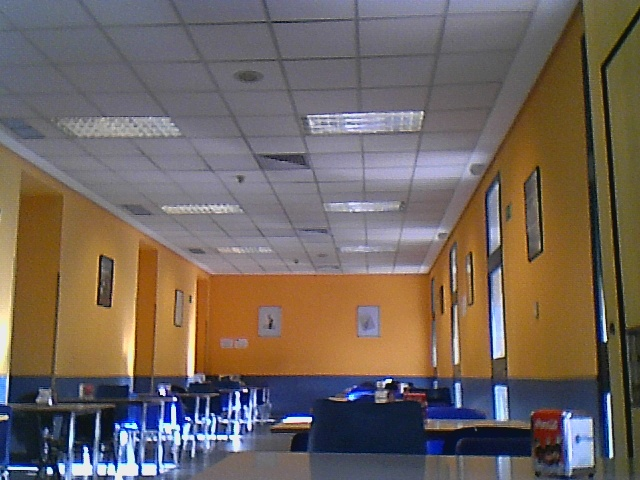
//> input picture code/learning/c++opencv/background_removval/background.jpg, 640 x 480 px
$ ./background_removal   (built with g++ and OpenCV 4)
//> lines starting //> are read from the running program, lines starting //| are printed output that depends on the picture
#include<opencv2/opencv.hpp>
#include<iostream>
#include<vector>

//to compile in terminal: g++ background_removal.cpp `pkg-config --cflags --libs opencv` -o background

using namespace cv;
using namespace std;

int main ()
{
	Mat back, fore, diff;
	back=imread("background.jpg");
//> back is the input picture: 480 rows x 640 cols, CV_8UC3; mean B, G, R 94.5, 101.6, 113.6
	fore=imread("irene.jpg");
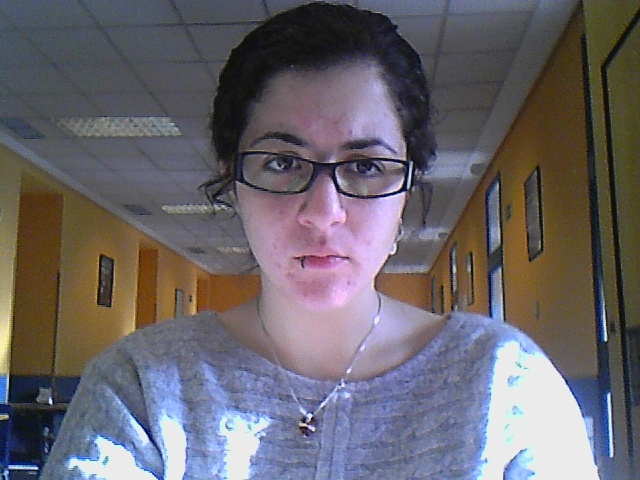
//> input picture code/learning/c++opencv/background_removval/irene.jpg, 640 x 480 px
//> fore is the input picture: 480 rows x 640 cols, CV_8UC3; mean B, G, R 106.9, 100.7, 105.4

	GaussianBlur(back, back, cv::Size (11, 11), 0);
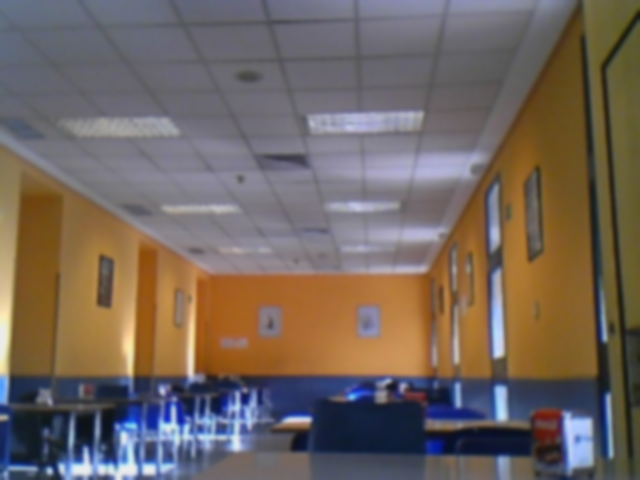
//> back: 480 rows x 640 cols, CV_8UC3; mean B, G, R 94.4, 101.6, 113.6
	GaussianBlur(fore, fore, cv::Size (11, 11), 0);
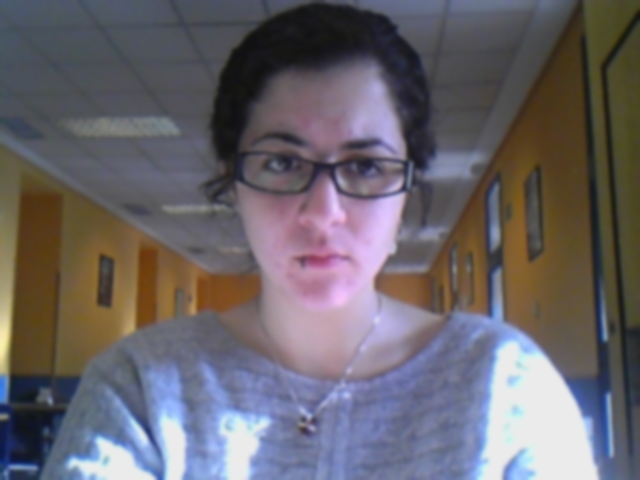
//> fore: 480 rows x 640 cols, CV_8UC3; mean B, G, R 106.9, 100.7, 105.4


	absdiff(fore,back,diff);// Absolute differences between the 2 images
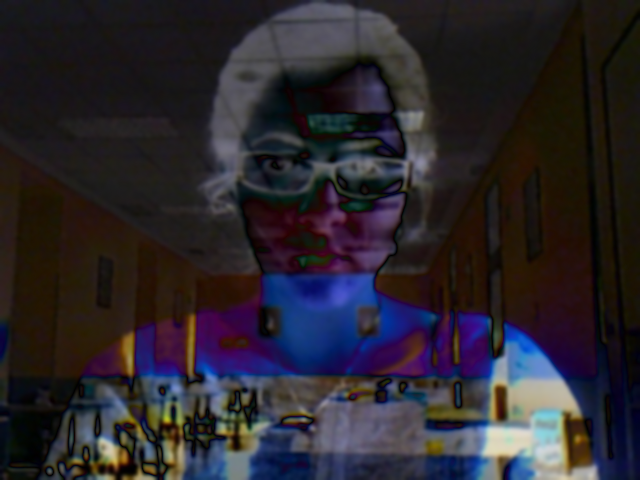
//> diff: 480 rows x 640 cols, CV_8UC3; mean B, G, R 44.3, 37.7, 42.3
		//cv::threshold(diff,diff,15,255,CV_THRESH_BINARY); // set threshold to ignore small differences you can also use inrange function

	imshow("blurred back", back);
	imshow ("DIFFERENCE", diff);
	waitKey(0);
	return 0;

}
